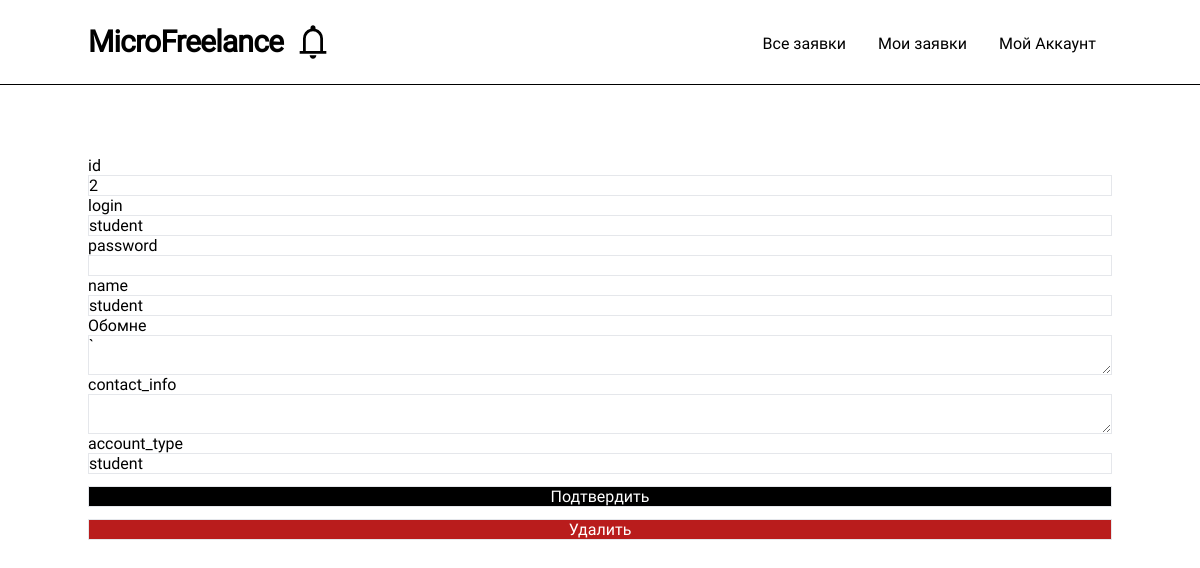
Before: /admin/2 (signed in) with the older database file.
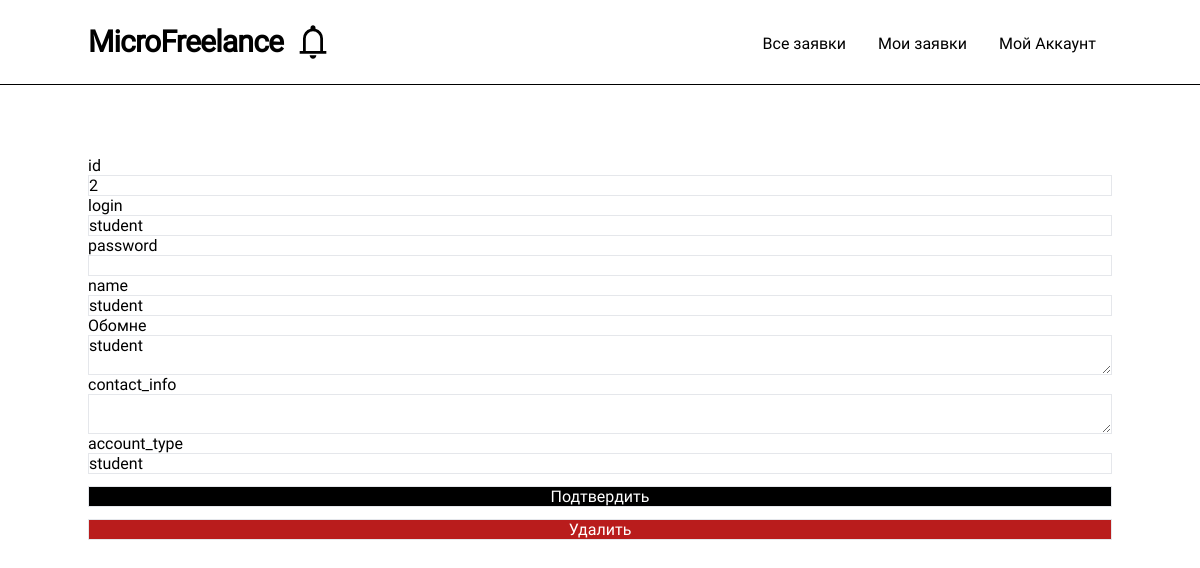
After: the same page with the newer database file.
### models.py (models this page shows, shortened)
class User(UserMixin, db.Model):
    __table_name__ = "users"
    id: Mapped[int]                         = mapped_column(primary_key=True)
    login: Mapped[str]                      = mapped_column(String(64), index=True, unique=True)
    password_hash: Mapped[Optional[str]]    = mapped_column(String(256))
    name: Mapped[Optional[str]]             = mapped_column(String(64))
    aboutme: Mapped[Optional[str]]          = mapped_column(String(256))
    contact_info: Mapped[Optional[str]]     = mapped_column(String(256))
    account_type: Mapped[str]               = mapped_column(String(256), default='student')
    def check_role(self, roles: list[str]) -> bool:
        if type(roles) is str:
            return self.account_type == roles
        return self.account_type in roles

### routes.py (the view, shortened to what this page needs)
@app.route('/admin/<user_id>', methods=['GET', 'POST'])
@login_required
def admin_panel_edit_user(user_id):
    if not current_user.check_role('admin'):
        abort(418)
    user = db.session.scalar(sa.select(User).where(User.id == user_id))
    form = AdminUserEditForm()
    form.aboutme.data = user.aboutme
    return render_template('admin/admin_user_edit.html', user=user, form=form)

### forms.py
class AdminUserEditForm(FlaskForm):
    id = StringField('id')
    login = StringField('login')
    password = StringField('password')
    name = StringField('name')
    aboutme = TextAreaField('Обомне', validators=[DataRequired()])
    contact_info = TextAreaField('contact_info')
    account_type = StringField('account_type')
    submit = SubmitField('Подтвердить')

### models.py (called while the page is built)
@login.user_loader
def load_user(id):
  return db.session.get(User, int(id))

### routes.py (called while the page is built)
def render_template(*args, **kwargs):
    kwargs['current_user'] = current_user
    return base_render_teplate(*args, **kwargs)

### templates/admin/admin_user_edit.html (shortened to what this page needs)
{% extends "base/base.html" %}
{% block content %}
<form method="POST" enctype='multipart/form-data'>
    <div class="flex-col flex">
        {{form.id.label}}
        {{form.id(class='border', value=user.id)}}
        {{form.login.label}}
        {{form.login(class='border', value=user.login)}}
        {{form.password.label}}
        {{form.password(class='border')}}
        {{form.name.label}}
        {{form.name(class='border', value=user.name)}}
        {{form.aboutme.label}}
        {{form.aboutme(class='border')}}
        {{form.contact_info.label}}
        {{form.contact_info(class='border', value=user.contact_info)}}
        {{form.account_type.label}}
        {{form.account_type(class='border', value=user.account_type)}}
        {{form.submit(class='border bg-black text-white cursor-pointer mt-3 text-center')}}
        <a class="border bg-red-700 text-white cursor-pointer mt-3 text-center" href="/admin-delete-user/{{user.id}}">Удалить</a>
    </div>
</form>
{% endblock %}

Changed rows visible on the page:
changed User "student": aboutme "`" → "student"
